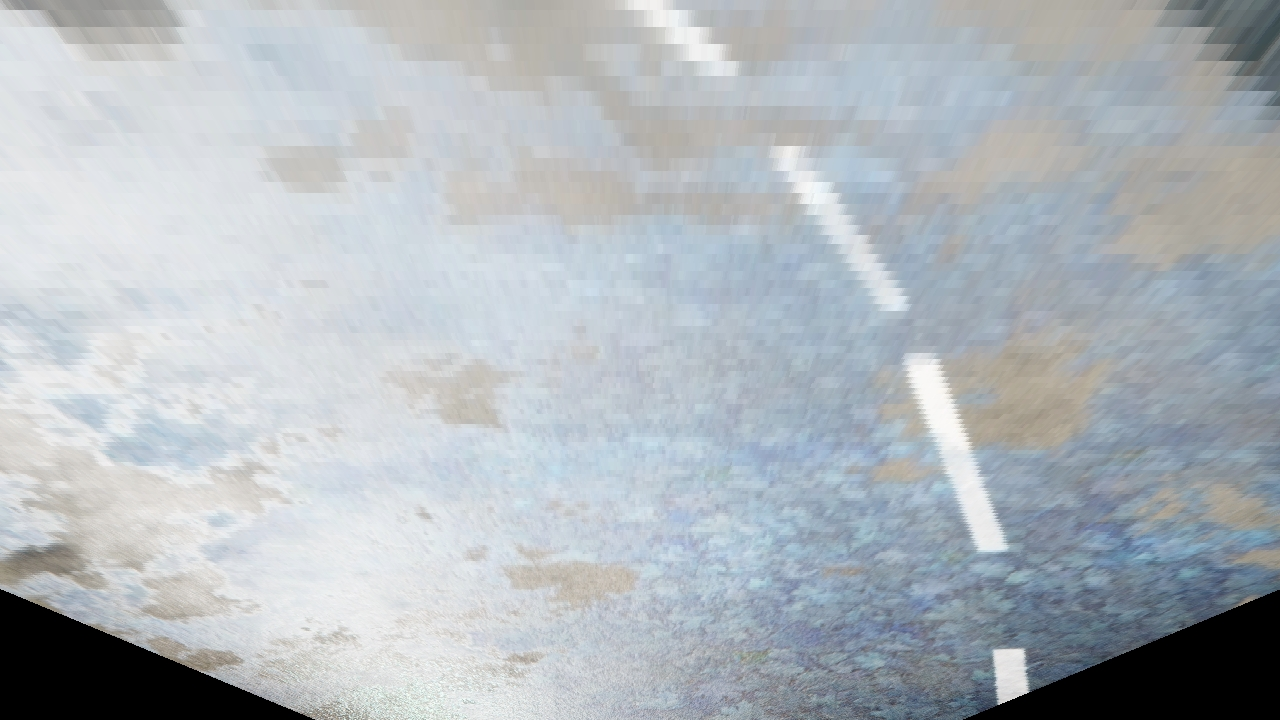
#> input picture notebooks/computer_vision/test_1/lane_detection_image_perspective.jpg, 1280 x 720 px
$ python lane_detection_image_curve_fit.py ../../notebooks/computer_vision/test_1/image_capture.jpg ../../notebooks/computer_vision/test_1/lane_detection_image_perspective.jpg ../../notebooks/computer_vision/test_1/lane_detection_image_perspective.jpg   (older library calls are emulated)
#> lines starting #> are read from the running program, lines starting #| are printed output that depends on the picture
### scripts/python/lane_detection_image_util_draw.py
import cv2
import numpy as np


# Utility function to draw points in a quadrilateral polygon
# [30 lines left out: functions quadrilateral_points, quadrilateral_lines, not called in this run]


def get_pixel_density_histogram(img):
    bottom_area = img[img.shape[0] // 3:, :]
    return np.sum(bottom_area, axis=0)


def get_normalized_pivots(img, left_pivot, right_pivot):
    midpoint = np.int(img.shape[0] / 2)
    space_between = np.int(img.shape[0] - (img.shape[0] / 3))
    most_dense = max(left_pivot, right_pivot)
    if most_dense > midpoint:
        left_pivot = right_pivot - space_between
    if most_dense < midpoint:
        right_pivot = left_pivot + space_between
    return left_pivot, right_pivot


def pixel_density_polynomial_curve_fit(img,
                                       rectangle_count=20,
                                       rect_width=75,
                                       rectangle_visible=False,
                                       min_pixel_density=100):
    out_img = np.dstack((img, img, img)) * 255
    rect_height = np.int(img.shape[0] / rectangle_count)

    nonzero = img.nonzero()
    nonzero_y = np.array(nonzero[0])
    nonzero_x = np.array(nonzero[1])

    pixel_density_histogram = get_pixel_density_histogram(img)

    midpoint = np.int(pixel_density_histogram.shape[0] / 2)
    left_pivot, right_pivot = get_normalized_pivots(img,
                                                    np.argmax(pixel_density_histogram[:midpoint]),
                                                    np.argmax(pixel_density_histogram[midpoint:]) + midpoint)
    left_path_index = []
    right_path_index = []

    # Step through the rectangles one by one
    for rectangle in range(rectangle_count):

        # Identify rectangle boundaries in x and y (and right and left)
        rect_y_bottom = img.shape[0] - (rectangle + 1) * rect_height
        rect_y_top = img.shape[0] - rectangle * rect_height
        rect_x_left_bottom = left_pivot - rect_width
        rect_x_left_top = left_pivot + rect_width
        rect_x_right_bottom = right_pivot - rect_width
        rect_x_right_top = right_pivot + rect_width

        # Identify the nonzero pixels in x and y within the rectangle
        left_rect_area = ((nonzero_y >= rect_y_bottom) &
                          (nonzero_y < rect_y_top) &
                          (nonzero_x >= rect_x_left_bottom) &
                          (nonzero_x < rect_x_left_top)).nonzero()[0]

        right_rect_area = ((nonzero_y >= rect_y_bottom) &
                           (nonzero_y < rect_y_top) &
                           (nonzero_x >= rect_x_right_bottom) &
                           (nonzero_x < rect_x_right_top)).nonzero()[0]

        # If you found > min_pixel_density, recenter next rectangle on their mean position
        if len(left_rect_area) > min_pixel_density:
            left_pivot, right_pivot = get_normalized_pivots(
                img, np.int(np.mean(nonzero_x[left_rect_area])), right_pivot)
        if len(right_rect_area) > min_pixel_density:
            left_pivot, right_pivot = get_normalized_pivots(
                img, left_pivot, np.int(np.mean(nonzero_x[right_rect_area])))

        # append these indices to the lists
        left_path_index.append(left_rect_area)
        right_path_index.append(right_rect_area)

        # Draw the windows on the visualization image
        if rectangle_visible:
            cv2.rectangle(out_img, (rect_x_left_bottom, rect_y_bottom), (rect_x_left_top, rect_y_top), (0, 255, 0), 2)
            cv2.rectangle(out_img, (rect_x_right_bottom, rect_y_bottom), (rect_x_right_top, rect_y_top), (0, 255, 0), 2)

    # Concatenate the arrays of indices
    left_path_index = np.concatenate(left_path_index)
    right_path_index = np.concatenate(right_path_index)

    # save image
    out_img[nonzero_y[left_path_index], nonzero_x[left_path_index]] = [255, 255, 0]
    out_img[nonzero_y[right_path_index], nonzero_x[right_path_index]] = [255, 255, 0]

    # Extract left and right line pixel positions
    left_x = nonzero_x[left_path_index]
    left_y = nonzero_y[left_path_index]
    right_x = nonzero_x[right_path_index]
    right_y = nonzero_y[right_path_index]

    # Generate x and y values for plotting
    plot_y = np.linspace(0, out_img.shape[0] - 1, out_img.shape[0])
    lane_width = 100
    lane_img = np.zeros_like(out_img)

    # Fit a second order polynomial to each
    try:
        left_fit = np.polyfit(left_y, left_x, 2)
        left_fit_x = left_fit[0] * plot_y ** 2 + left_fit[1] * plot_y + left_fit[2]
        left_lane_rect_a = np.array([np.transpose(np.vstack([left_fit_x - lane_width, plot_y]))])
        left_lane_rect_b = np.array([np.flipud(np.transpose(np.vstack([left_fit_x + lane_width, plot_y])))])
        left_lane_pts = np.hstack((left_lane_rect_a, left_lane_rect_b))
        cv2.fillPoly(lane_img, np.int_([left_lane_pts]), (255, 0, 0))
    except:
        left_fit = None

    try:
        right_fit = np.polyfit(right_y, right_x, 2)
        right_fit_x = right_fit[0] * plot_y ** 2 + right_fit[1] * plot_y + right_fit[2]
        right_lane_rect_a = np.array([np.transpose(np.vstack([right_fit_x - lane_width, plot_y]))])
        right_lane_rect_b = np.array([np.flipud(np.transpose(np.vstack([right_fit_x + lane_width, plot_y])))])
        right_lane_pts = np.hstack((right_lane_rect_a, right_lane_rect_b))
        cv2.fillPoly(lane_img, np.int_([right_lane_pts]), (0, 0, 255))
    except:
        right_fit = None

    out_img = cv2.addWeighted(out_img, 1, lane_img, 0.7, 0)
    return left_fit, right_fit, out_img

### scripts/python/lane_detection_image_util_transform.py
import cv2
import numpy as np


# Utility function which applies distortion to image
# [22 lines left out: functions apply_distortion, apply_sobel_filter, not called in this run]


def apply_canny_filter(img, kernel_size=3, thresh=(50, 200)):
    gray = cv2.cvtColor(img, cv2.COLOR_RGB2GRAY)
    return cv2.Canny(gray, thresh[0], thresh[1])


# [8 lines left out: function apply_edge_filter, not called in this run]


# Utility function which removes distortion from image
def remove_distortion(input_image):
    image_size = (input_image.shape[1], input_image.shape[0])
    input_vertices = get_undistorted_perspective_vertices(input_image)
    output_vertices = get_distorted_perspective_vertices(input_image)
    m_inv = cv2.getPerspectiveTransform(output_vertices, input_vertices)
    original = cv2.warpPerspective(input_image, m_inv, image_size, flags=cv2.INTER_NEAREST)
    return original


# Utility function which returns points of projected warped projection vertices
# [8 lines left out: function get_warped_projection_vertices, not called in this run]


# Utility function which returns undistorted perspective vertices
def get_undistorted_perspective_vertices(input_image):
    height, width = input_image.shape[:2]
    return np.float32([
        [width * 0.1640, height * 0.89722],
        [width * 0.4453, height * 0.55],
        [width * 0.5507, height * 0.55],
        [width * 0.8398, height * 0.89722]
    ])


# Utility function which returns distorted perspective vertices
def get_distorted_perspective_vertices(input_image):
    height, width = input_image.shape[:2]
    width_multiplier = 0.33
    perspective_min_width = width * width_multiplier
    perspective_max_width = width - (width * width_multiplier)
    return np.float32([
        [perspective_min_width, height],
        [perspective_min_width, 0],
        [perspective_max_width, 0],
        [perspective_max_width, height]
    ])

### scripts/python/lane_detection_image_curve_fit.py
import sys

import cv2
import lane_detection_image_util_draw as util_draw
import lane_detection_image_util_transform as util_transform


# Lane detection / image curve fit script
# Analyses binary edge images fitting second order polynomial curves:
#  - starting from bottom to top
#  - based on pixel density pivot area
#
# Usage:
#   python3 lane_detection_image_curve_fit.py /path/to/out.png /path/to/edge_in.png /path/to/mask_in.png
#

def transform_image(edge_image_path, mask_image_path, output_image_path):
    edge_image = cv2.imread(edge_image_path)
    edge_image = cv2.cvtColor(edge_image, cv2.COLOR_RGB2GRAY)
    mask_image = cv2.imread(mask_image_path)
    left_fit, right_fit, curve_image = util_draw.pixel_density_polynomial_curve_fit(edge_image)
    curve_image = util_transform.remove_distortion(curve_image)
    output_image = cv2.addWeighted(mask_image, 1, curve_image, 0.7, 0)
    cv2.imwrite(output_image_path, output_image)
    print(output_image_path)


def main():
    transform_image(sys.argv[2], sys.argv[3], sys.argv[1])
#> in transform_image, edge_image is the input picture: shape (720, 1280, 3); mean B, G, R 188.1, 182.7, 176.2
#> in pixel_density_polynomial_curve_fit, `nonzero = img.nonzero()`: nonzero = 881221 positions, rows 0 to 719, columns 0 to 1279
#> in get_pixel_density_histogram, `bottom_area = img[img.shape[0] // 3:, :]`:
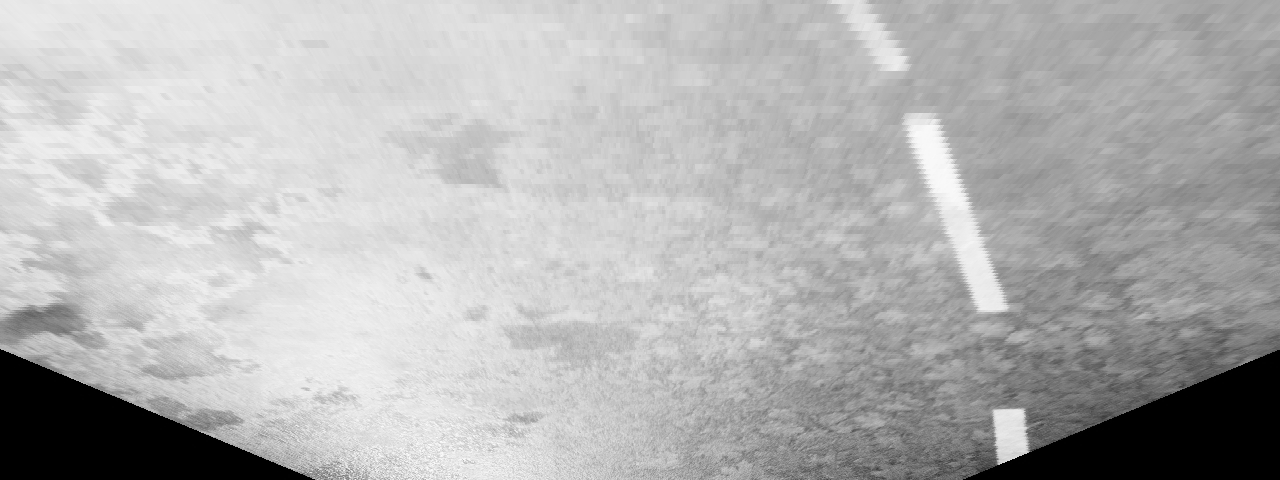
#> bottom_area: shape (480, 1280); min 0, max 253, mean 178.6
#> in pixel_density_polynomial_curve_fit, `pixel_density_histogram = get_pixel_density_histogram(img)`: pixel_density_histogram = 1280 values, max 107766 at index 367, min 51078 at index 1279, mean 85746.5
#> in get_normalized_pivots, `most_dense = max(left_pivot, right_pivot)`: most_dense = 641
#> in get_normalized_pivots, `left_pivot = right_pivot - space_between`: left_pivot = 161
#> in pixel_density_polynomial_curve_fit, `left_pivot, right_pivot = get_normalized_pivots(img, np.argmax(pixel_d..`: right_pivot = 641
#> the loop in pixel_density_polynomial_curve_fit, `for rectangle in range(rectangle_count):` made 20 passes
#> (rect_x_left_bottom, rect_x_left_top, rect_x_right_bottom, rect_x_right_top, left_pivot, right_pivot) on passes 1 to 12: (86, 236, 566, 716, 160, 640), (85, 235, 565, 715, 159, 639), (84, 234, 564, 714, 158, 638), (83, 233, 563, 713, 157, 637), (82, 232, 562, 712, 156, 636), (81, 231, 561, 711, 155, 635), (80, 230, 560, 710, 154, 634), (79, 229, 559, 709, 153, 633), (78, 228, 558, 708, 152, 632), (77, 227, 557, 707, 151, 631), (76, 226, 556, 706, 150, 630), (75, 225, 555, 705, 149, 629)
#> after the loop in pixel_density_polynomial_curve_fit, `for rectangle in range(rectangle_count):`: left_path_index = 20 items
#> in pixel_density_polynomial_curve_fit, `left_fit = np.polyfit(left_y, left_x, 2)`: left_fit = [8.3e-05, -0.0156, 144.6]
#> in pixel_density_polynomial_curve_fit, `left_fit_x = left_fit[0] * plot_y ** 2 + left_fit[1] * plot_y + left_f..`: left_fit_x = 720 values, max 176.2 at index 719, min 143.8 at index 94, mean 153.3
#> in pixel_density_polynomial_curve_fit, `left_lane_rect_a = np.array([np.transpose(np.vstack([left_fit_x - lane..`: left_lane_rect_a = 720 pairs, first value 43.84 to 76.21, second value 0 to 719
#> in pixel_density_polynomial_curve_fit, `left_lane_rect_b = np.array([np.flipud(np.transpose(np.vstack([left_fi..`: left_lane_rect_b = 720 pairs, first value 243.8 to 276.2, second value 0 to 719
#> in pixel_density_polynomial_curve_fit, `left_lane_pts = np.hstack((left_lane_rect_a, left_lane_rect_b))`: left_lane_pts = 1440 pairs, first value 43.84 to 276.2, second value 0 to 719
#> in pixel_density_polynomial_curve_fit, `right_fit = np.polyfit(right_y, right_x, 2)`: right_fit = [-6.84e-18, 0.0277, 621]
#> in pixel_density_polynomial_curve_fit, `right_fit_x = right_fit[0] * plot_y ** 2 + right_fit[1] * plot_y + rig..`: right_fit_x = 720 values from 621 to 641
#> in pixel_density_polynomial_curve_fit, `right_lane_rect_a = np.array([np.transpose(np.vstack([right_fit_x - la..`: right_lane_rect_a = 720 pairs, first value 521 to 541, second value 0 to 719
#> in pixel_density_polynomial_curve_fit, `right_lane_rect_b = np.array([np.flipud(np.transpose(np.vstack([right_..`: right_lane_rect_b = 720 pairs, first value 721 to 741, second value 0 to 719
#> in pixel_density_polynomial_curve_fit, `right_lane_pts = np.hstack((right_lane_rect_a, right_lane_rect_b))`: right_lane_pts = 1440 pairs, first value 521 to 741, second value 0 to 719
#> in pixel_density_polynomial_curve_fit, `cv2.fillPoly(lane_img, np.int_([right_lane_pts]), (0, 0, 255))`:
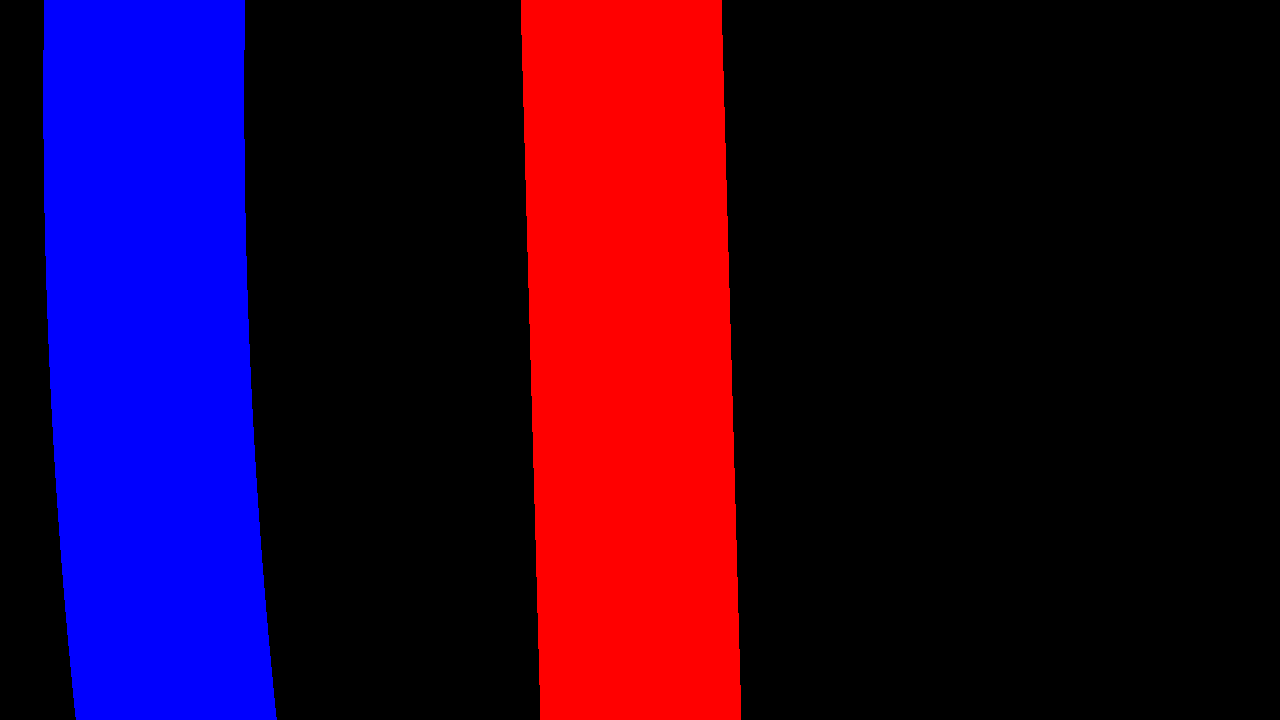
#> lane_img: shape (720, 1280, 3); mean of channels 0, 1, 2 40, 0, 40; drawn as B, G, R
#> in pixel_density_polynomial_curve_fit, `out_img = cv2.addWeighted(out_img, 1, lane_img, 0.7, 0)`:
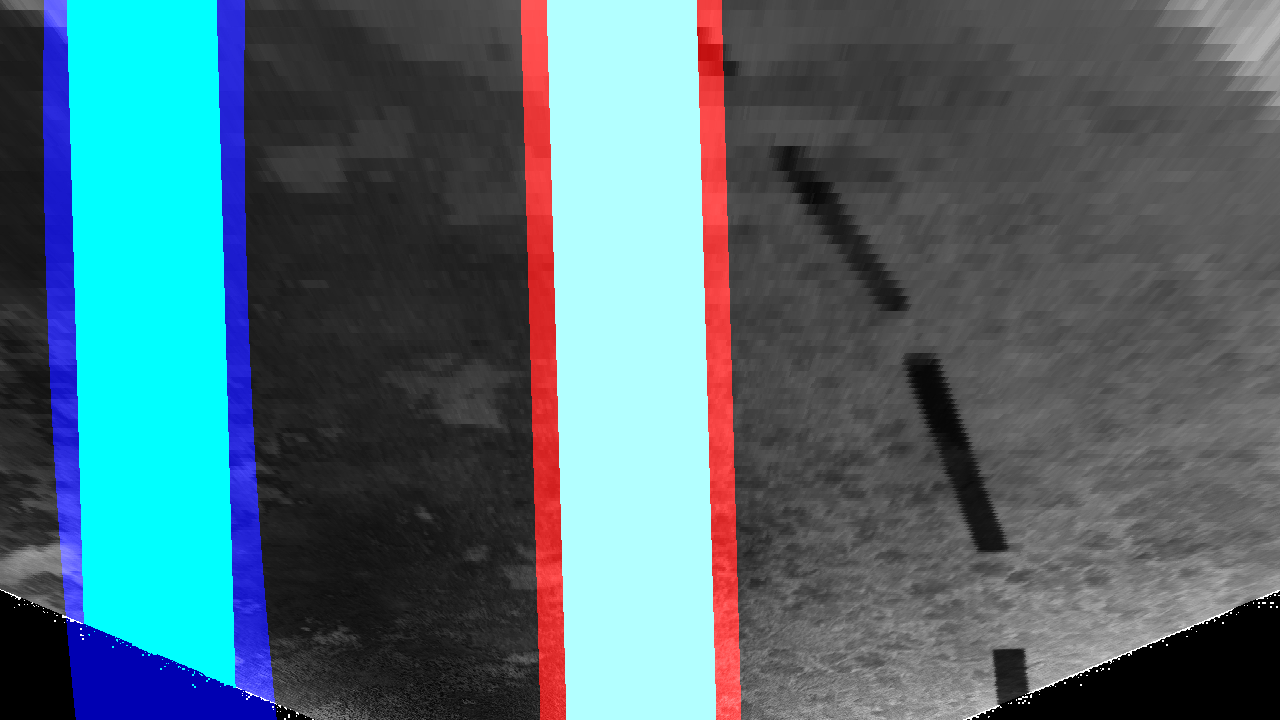
#> out_img: shape (720, 1280, 3); mean of channels 0, 1, 2 116, 107.1, 77.9; drawn as B, G, R
#> in transform_image, `left_fit, right_fit, curve_image = util_draw.pixel_density_polynomial_..`: left_fit = [8.3e-05, -0.0156, 144.6]; right_fit = [-6.84e-18, 0.0277, 621]
#> in remove_distortion, `input_vertices = get_undistorted_perspective_vertices(input_image)`: input_vertices = [[209.9, 646], [570, 396], [704.9, 396], [1074.9, 646]]
#> in remove_distortion, `output_vertices = get_distorted_perspective_vertices(input_image)`: output_vertices = [[422.4, 720], [422.4, 0], [857.6, 0], [857.6, 720]]
#> in remove_distortion, `m_inv = cv2.getPerspectiveTransform(output_vertices, input_vertices)`: m_inv = [[0.31, -0.746, 439], [0, -0.41, 396], [0, -0.00117, 1]]
#> in remove_distortion, `original = cv2.warpPerspective(input_image, m_inv, image_size, flags=c..`:
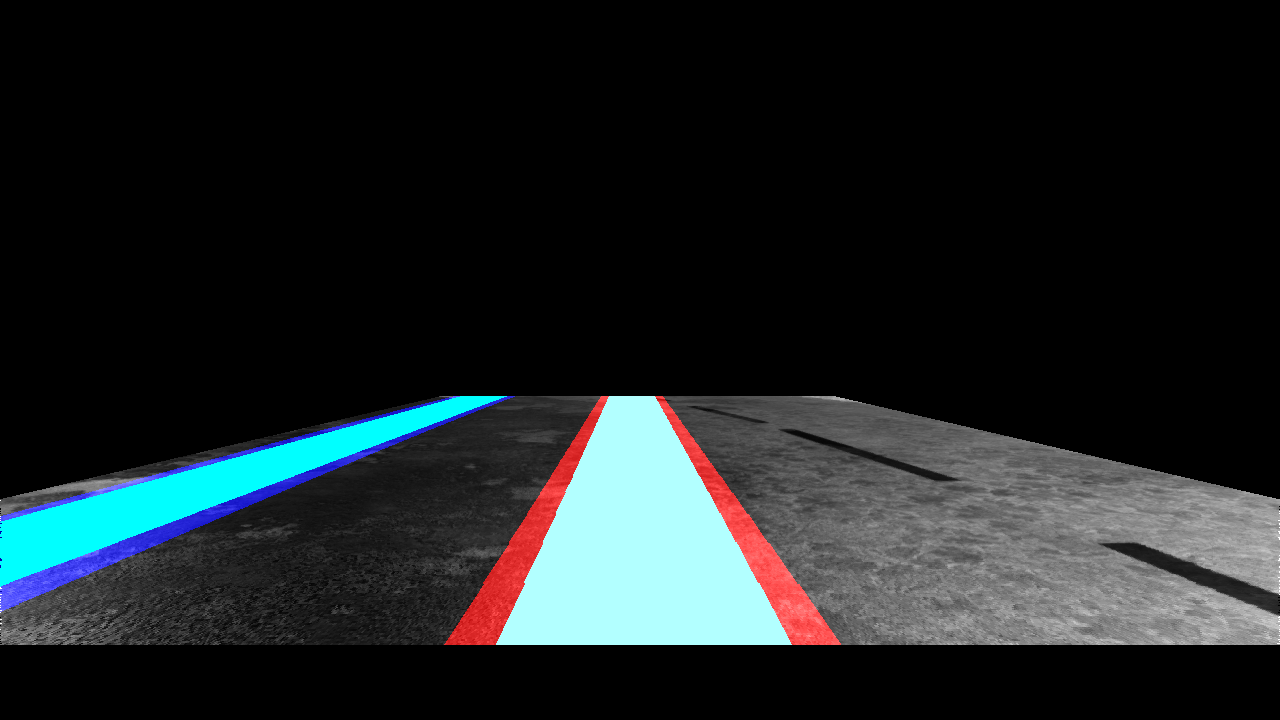
#> original: shape (720, 1280, 3); mean of channels 0, 1, 2 36.9, 35.3, 29.1; drawn as B, G, R
#> in transform_image, `output_image = cv2.addWeighted(mask_image, 1, curve_image, 0.7, 0)`:
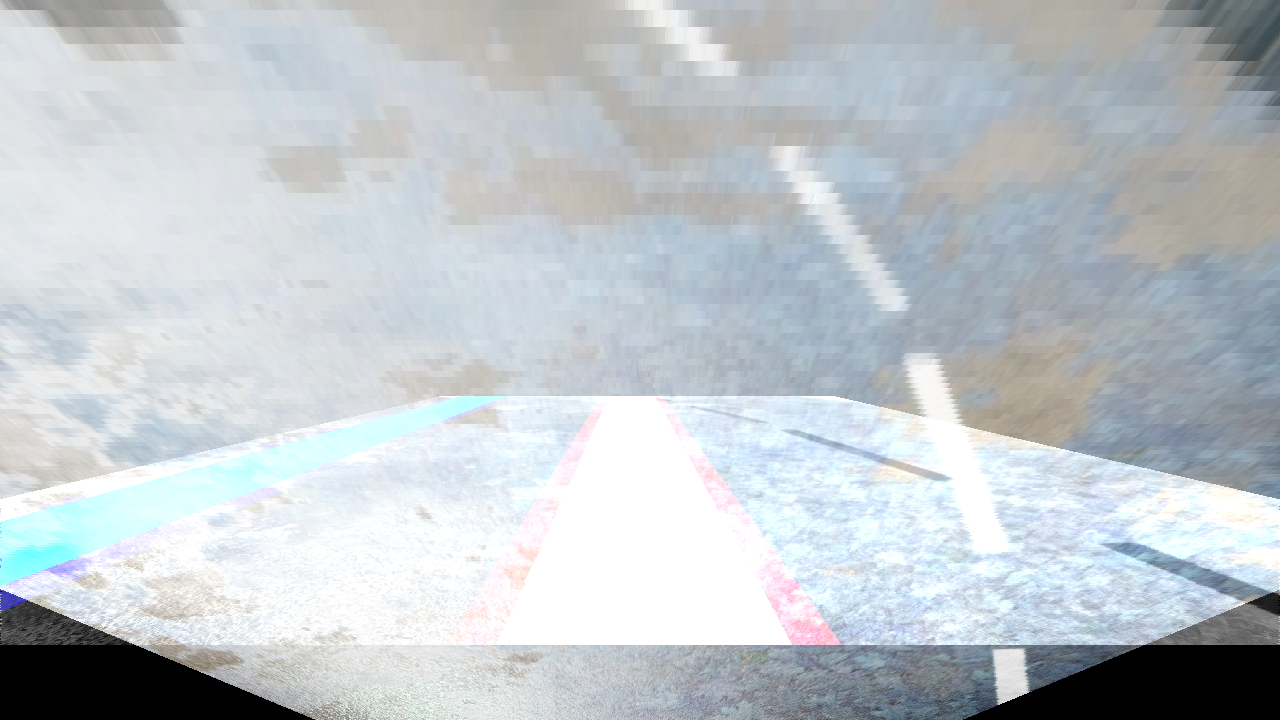
#> output_image: shape (720, 1280, 3); mean B, G, R 203.2, 198.5, 192


if __name__ == '__main__':
    main()
